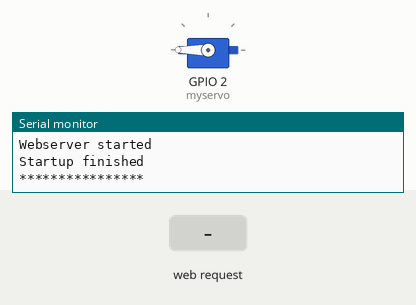
This sketch was run on a simulated ESP8266 (NodeMCU). Shown: servo, the last lines printed to the serial monitor. The inputs (shaded band) are chosen by the test bench. WiFi joins after 1.5 s; servers stay silent unless stated.

Above: at 2.7 s.
2.8 s: HTTP request GET /?pos=1 received
At 3.9 s:
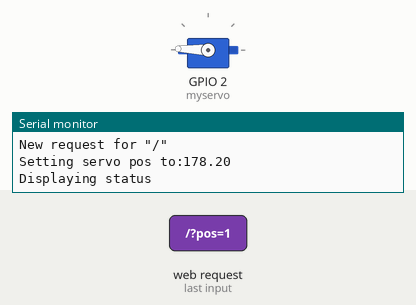
4.3 s: HTTP request GET /?pos=0 received
At 5.0 s:
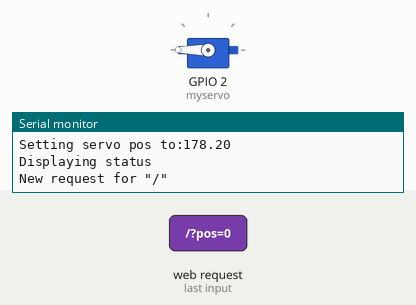
Timing chart, 0 to 7.3 s (numbered marks = the images above; inputs shaded):
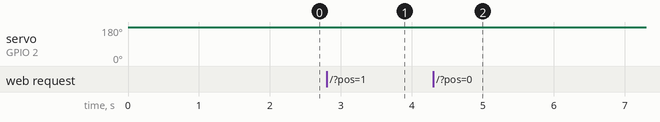

The sketch:

blinds-open-counter-clockwise.ino
```cpp
//---------------------------------------------------
#include <ESP8266WiFi.h>
const char *ssid = "";
const char *password = "";
//---------------------------------------------------
#include <ESP8266WebServer.h>
ESP8266WebServer server(80);  //listen to port 80
//---------------------------------------------------

#include <Servo.h>
Servo myservo;

int pos = 0; // in percent

void setPosition() {
  Serial.println("New request for \"/\"");
  if(server.hasArg("pos") && server.arg("pos").toInt() >=0 && server.arg("pos").toInt() <=100){
    myservo.attach(2);
    myservo.write(180-((double)server.arg("pos").toInt()*180/100));
    delay(1000);
    myservo.detach();
    Serial.print("Setting servo pos to:");
    Serial.println(180-((double)server.arg("pos").toInt()*180/100));
    pos = server.arg("pos").toInt();
  }
  server.send ( 200, "application/json",  "{\"position\":\"" + String(pos) + "\"}"  );
  Serial.println("Displaying status");
}

void setup() {
  myservo.attach(2);
  Serial.begin(115200); //start the serial output
  Serial.println();
  Serial.println("Starting up");

  myservo.write(180);

  Serial.print("Connecting to ");
  Serial.println(ssid);
  // Print local IP address and start web server
  Serial.println("");
  //set mac address
  uint8_t mac[6] {0x0A, 0xFC, 0xDF, 0xF9, 0x11, 0xAA};
  wifi_set_macaddr(0, const_cast<uint8*>(mac));
  //disable ap advertising
  WiFi.mode(WIFI_STA);
  //connect to wifi
  WiFi.begin(ssid, password);
  while (WiFi.status() != WL_CONNECTED) {
    Serial.print(".");
    delay(500);
  }
  Serial.println("WiFi connected.");
  Serial.println("IP address: ");
  Serial.println(WiFi.localIP());


  Serial.println("------------------------------");
  server.on ( "/", setPosition );
  server.begin(); //start the webserver
  Serial.println("Webserver started");

  Serial.println("Startup finished");
  Serial.println("****************");
  pinMode(LED_BUILTIN, OUTPUT);
  digitalWrite(LED_BUILTIN, HIGH);
}

void loop() {
  server.handleClient();  //process all the requests for the Webserver
}
```

Measured:
- after the input at 2.8 s, servo on GPIO 2 (myservo): 180° → 178° at once
- after the input at 4.3 s, servo on GPIO 2 (myservo): 178° → 180° at once
